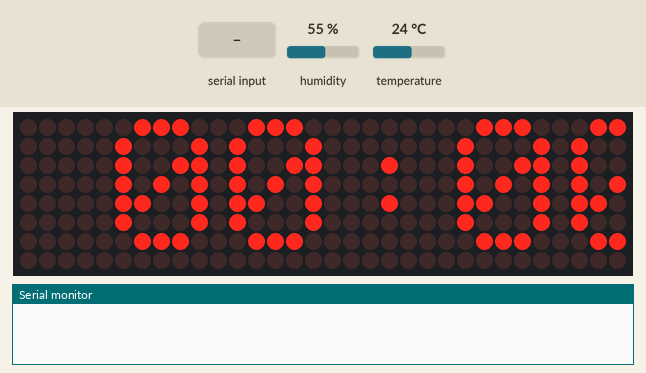
Recording of a sketch running on a simulated Arduino Uno, built with avr-gcc and run on an emulated ATmega328P. Shown: 32×8 LED matrix, the last lines printed to the serial monitor. Wiring (inferred from the names in the program): DHT22 sensor: data pin 2. The test bench sets the inputs (shaded band); at power-on: humidity 55 %, temperature 24 °C.

Above: at 1.2 s.
1.3 s: "1" received over Serial
4.6 s: humidity set to 22 %
7.2 s: temperature set to 12 °C
At 11.06 s:
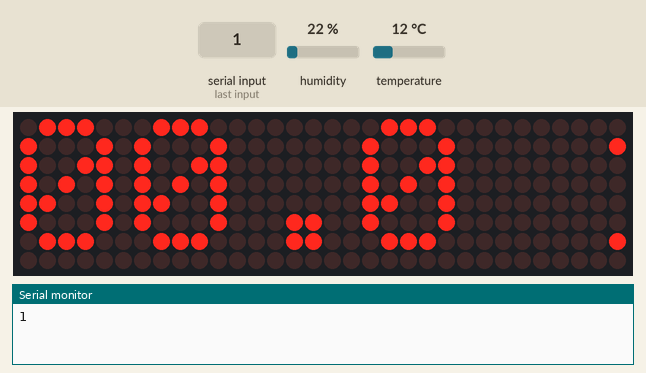
12.4 s: humidity set to 40 %
At 17.83 s:
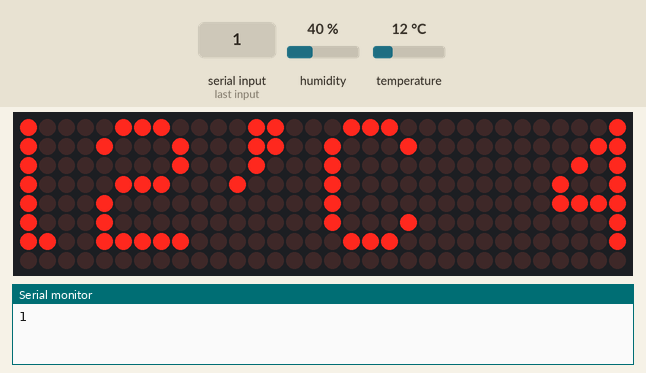
19.1 s: temperature set to 19 °C
At 23.04 s:
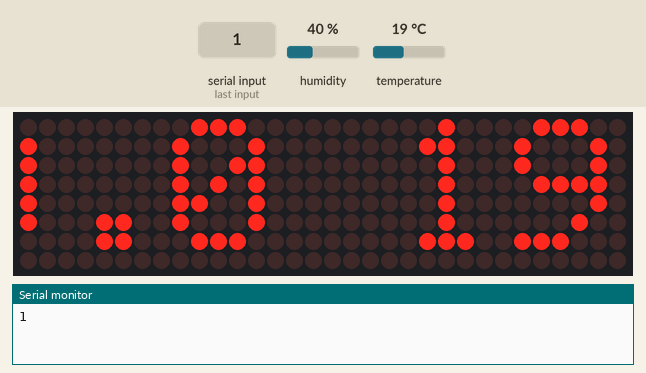

The sketch:

Dot_clock.ino
```cpp
/*
Dot Clock

Rtc clock with 4x8x8 dot matrix display and DHT22 temp/humid sensor.
Both SPI
RTC ss 8
8x8 ss 10

*/

/* TOP SECTION
 * Includes, Defines & inits
 * */
#define F_CPU 8e6

#include <SPI.h>
#include <Adafruit_GFX.h>
#include <Max72xxPanel.h>
#include "DHT.h"

#define DHTPIN 2
#define DHTTYPE DHT22

#define Hour	2
#define Minute	1
#define Seconds 0
#define Day		4
#define Month	5
#define Year	6
#define DOT_cs  10 // Attach CS to this pin, DIN to MOSI and CLK to SCK (cf http://arduino.cc/en/Reference/SPI )
#define RTC_cs  8
#define numberOfHorizontalDisplays 4
#define numberOfVerticalDisplays   1

String tape;
int wait = 20; // In milliseconds
int spacer = 1;
int width = 5 + spacer; // The font width is 5 pixels

DHT dht(DHTPIN, DHTTYPE);
Max72xxPanel matrix = Max72xxPanel(DOT_cs, numberOfHorizontalDisplays, numberOfVerticalDisplays);

void setup() {
	matrix.setIntensity(2); // Use a value between 0 and 15 for brightness
	matrix.setRotation(0, 3);    // The first display is position upside down
	matrix.setRotation(1, 3);    // The same hold for the last display
	matrix.setRotation(2, 3);
	matrix.setRotation(3, 3);
	RTC_init();
	dht.begin();
	Serial.begin(9600);
}

void loop() {
// Check serial
	if(Serial.available()) {
		tape = Serial.readString();
		Serial.println(tape);
	}
	else {
		tape = readRTC();
    //tape="Hello";
	}
// Print text tape on matrix display
	for ( int i = 0 ; i < width * tape.length() + matrix.width() - 1 - spacer; i++ ) {
		matrix.fillScreen(LOW);
		int letter = i / width;
		int x = (matrix.width() - 1) - i % width;
		int y = 0; //(matrix.height() - 8) / 2; // center the text vertically
		while ( x + width - spacer >= 0 && letter >= 0 ) {
			if ( letter < tape.length() ) {
				matrix.drawChar(x, y, tape[letter], HIGH, LOW, 1);
			}
			letter--;
			x -= width;
		}
		matrix.write(); // Send bitmap to display
		delay(wait);
	}
}

int RTC_init(){
//Setup RTC communication.
	pinMode(RTC_cs,OUTPUT); // chip select
// start the SPI library:
	SPI.begin();
	SPI.setBitOrder(MSBFIRST);
	SPI.setDataMode(SPI_MODE3); // both mode 1 & 3 should work
//set control register
	digitalWrite(RTC_cs, LOW);
	SPI.transfer(0x8E);
	SPI.transfer(0x60); //60= disable Oscillator and Battery SQ wave @1hz, temp compensation, Alarms disabled
	digitalWrite(RTC_cs, HIGH);
	//UBRR0 = 0;
	delay(10);
}

String readRTC(){
	int TimeDate [7]; //second,minute,hour,Dayofweek,day,month,year
	String temp;	//Placeholder
//Get all time data from RTC
	digitalWrite(RTC_cs, LOW);
	SPI.transfer(0x00);
	for(int x=0 ; x <= 6 ; x++){
		TimeDate[x] = SPI.transfer(0x00);
		TimeDate[x] = (TimeDate[x] & 0x0f) + ((TimeDate[x] >> 4) * 10);
	}
	digitalWrite(RTC_cs, HIGH);
//Get DHT data
	int cel = dht.readTemperature(0);
	int rel = dht.readHumidity();
	if (TimeDate[Hour] < 10) temp.concat("0");
	temp.concat(TimeDate[Hour]);
	temp.concat(":") ;
	if (TimeDate[Minute] < 10) temp.concat("0");
	temp.concat(TimeDate[Minute]);
	temp.concat(":") ;
	if (TimeDate[Seconds] < 10) temp.concat("0");
	temp.concat(TimeDate[Seconds]);
	temp.concat(" ") ;
	if (TimeDate[Day] < 10) temp.concat("0");
	temp.concat(TimeDate[Day]);
	temp.concat(".") ;
	if (TimeDate[Month] < 10) temp.concat("0");
	temp.concat(TimeDate[Month]);
	temp.concat(".") ;
	temp.concat(TimeDate[Year]);
	temp.concat(" ") ;
	temp.concat(cel);
	temp.concat("'C ") ;
	temp.concat(rel);
	temp.concat("%rh ") ;
	return(temp);
}
```
